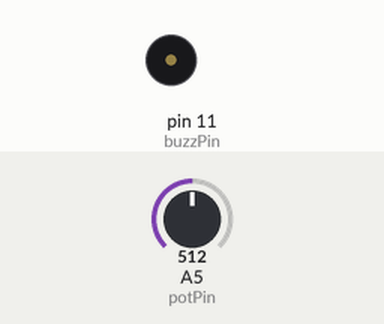
Simulated run of this sketch. Board: Arduino Uno, built with avr-gcc and run on an emulated ATmega328P. On the bench: buzzer (waves = sounding). The test bench sets the inputs (shaded band); at power-on: A5 (potPin) = 512.

Above: at 1.2 s.
1.3 s: A5 (potPin) set to 490
At 1.9 s:
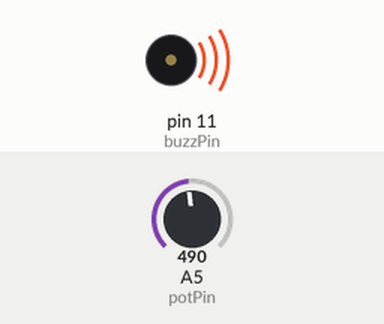
Timing chart, 0 to 4.3 s (numbered marks = the images above; inputs shaded):
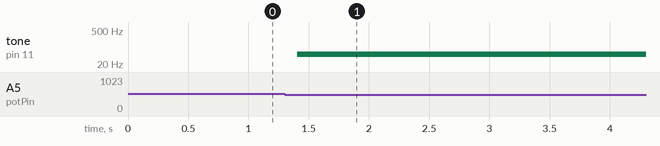

The sketch:

Buzzer_.ino
```cpp
int buzzPin = 11;
int buzzTime;
int potPin = A5;
int potVal;
float sound;
int buzzMin = 500;
int buzzMax = 20000;

void setup() {

  Serial.begin(9600);
  pinMode (buzzPin, OUTPUT);
  pinMode (potPin, INPUT);
}

void loop() {

  potVal = analogRead(potPin);
  buzzTime = ((buzzMax - buzzMin)/1023.) * potVal + buzzMin;
 // Serial.println (buzzTime);


  digitalWrite (buzzPin, HIGH);
  delayMicroseconds (buzzTime);
  digitalWrite (buzzPin, LOW);
  delayMicroseconds (buzzTime);
}
```

Measured:
- after the input at 1.3 s, tone on pin 11 (buzzPin): silent → 50 Hz after 0.10 s
